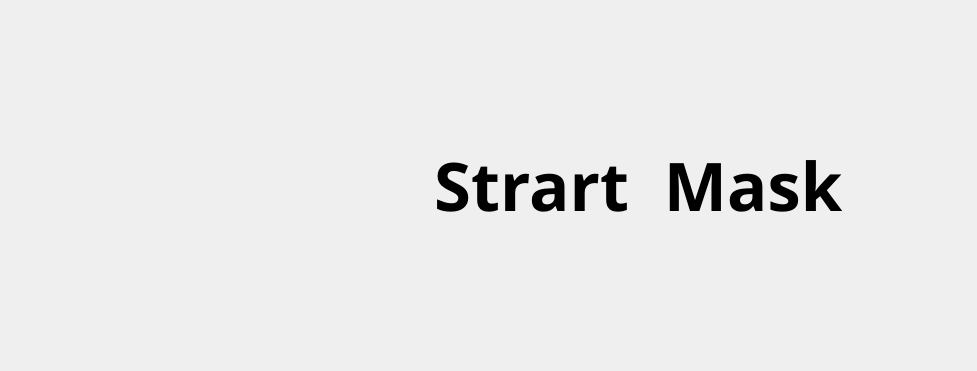
<?xml version="1.0" encoding="UTF-8"?>
<ui version="4.0">
 <class>InitPlayer</class>
 <widget class="QWidget" name="InitPlayer">
  <property name="geometry">
   <rect>
    <x>0</x>
    <y>0</y>
    <width>977</width>
    <height>371</height>
   </rect>
  </property>
  <property name="windowTitle">
   <string>Form</string>
  </property>
  <property name="styleSheet">
   <string notr="true"/>
  </property>
  <layout class="QGridLayout" name="gridLayout">
   <property name="leftMargin">
    <number>0</number>
   </property>
   <property name="topMargin">
    <number>0</number>
   </property>
   <property name="rightMargin">
    <number>0</number>
   </property>
   <property name="bottomMargin">
    <number>0</number>
   </property>
   <property name="spacing">
    <number>0</number>
   </property>
   <item row="0" column="0">
    <widget class="QFrame" name="StartMaskFrame">
     <property name="layoutDirection">
      <enum>Qt::LeftToRight</enum>
     </property>
     <property name="autoFillBackground">
      <bool>false</bool>
     </property>
     <property name="frameShape">
      <enum>QFrame::NoFrame</enum>
     </property>
     <property name="frameShadow">
      <enum>QFrame::Plain</enum>
     </property>
     <property name="lineWidth">
      <number>0</number>
     </property>
     <layout class="QGridLayout" name="gridLayout_2" rowstretch="0" columnstretch="1,0,0,1" columnminimumwidth="0,0,0,0">
      <property name="leftMargin">
       <number>0</number>
      </property>
      <property name="topMargin">
       <number>0</number>
      </property>
      <property name="rightMargin">
       <number>0</number>
      </property>
      <property name="bottomMargin">
       <number>0</number>
      </property>
      <property name="horizontalSpacing">
       <number>100</number>
      </property>
      <property name="verticalSpacing">
       <number>0</number>
      </property>
      <item row="0" column="1">
       <widget class="QLabel" name="logo">
        <property name="minimumSize">
         <size>
          <width>200</width>
          <height>200</height>
         </size>
        </property>
        <property name="maximumSize">
         <size>
          <width>200</width>
          <height>200</height>
         </size>
        </property>
        <property name="styleSheet">
         <string notr="true">QLabel#logo{
	image: url(:/Icon/res/logo.svg);
}</string>
        </property>
        <property name="text">
         <string/>
        </property>
       </widget>
      </item>
      <item row="0" column="0">
       <spacer name="horizontalSpacer">
        <property name="orientation">
         <enum>Qt::Horizontal</enum>
        </property>
        <property name="sizeType">
         <enum>QSizePolicy::Preferred</enum>
        </property>
        <property name="sizeHint" stdset="0">
         <size>
          <width>40</width>
          <height>20</height>
         </size>
        </property>
       </spacer>
      </item>
      <item row="0" column="2">
       <widget class="QLabel" name="title">
        <property name="minimumSize">
         <size>
          <width>0</width>
          <height>100</height>
         </size>
        </property>
        <property name="maximumSize">
         <size>
          <width>16777215</width>
          <height>100</height>
         </size>
        </property>
        <property name="font">
         <font>
          <family>Dubai</family>
          <pointsize>50</pointsize>
          <bold>true</bold>
         </font>
        </property>
        <property name="text">
         <string>Strart  Mask</string>
        </property>
       </widget>
      </item>
      <item row="0" column="3">
       <spacer name="horizontalSpacer_2">
        <property name="orientation">
         <enum>Qt::Horizontal</enum>
        </property>
        <property name="sizeType">
         <enum>QSizePolicy::Preferred</enum>
        </property>
        <property name="sizeHint" stdset="0">
         <size>
          <width>40</width>
          <height>20</height>
         </size>
        </property>
       </spacer>
      </item>
     </layout>
    </widget>
   </item>
  </layout>
 </widget>
 <resources/>
 <connections/>
</ui>
